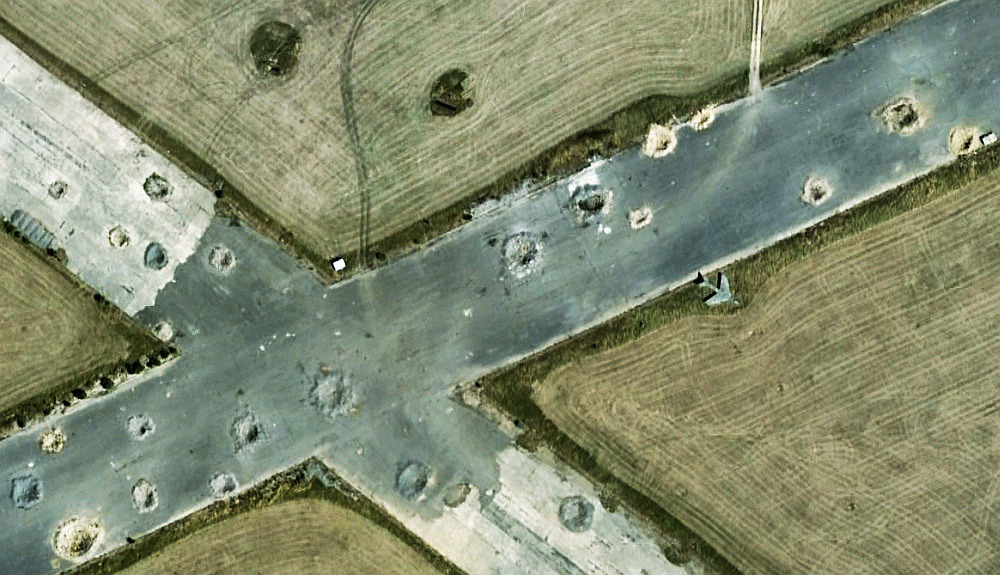
#> input picture camera/tests/crater2.jpg, 1000 x 575 px
$ python find_lines.py tests/crater2.jpg
#> lines starting #> are read from the running program, lines starting #| are printed output that depends on the picture; after the words box and inside, x2 and y2 are one past the last pixel; in counts of white or black regions, pixels touching at a corner belong together
import cv2
import numpy as np
import math
import sys

def detect_lines(image_path, canny_thresh1=50, canny_thresh2=150, hough_thresh=130):
	"""Detect lines in an image using Canny + Hough Transform."""
#> called with image_path = 'tests/crater2.jpg', canny_thresh1 = 50, canny_thresh2 = 150, hough_thresh = 130
	img = cv2.imread(image_path)
#> img is the input picture: shape (575, 1000, 3); mean B, G, R 112.5, 139.4, 131.6
	if img is None:
		raise FileNotFoundError(f"Image not found: {image_path}")

	gray = cv2.cvtColor(img, cv2.COLOR_BGR2GRAY)
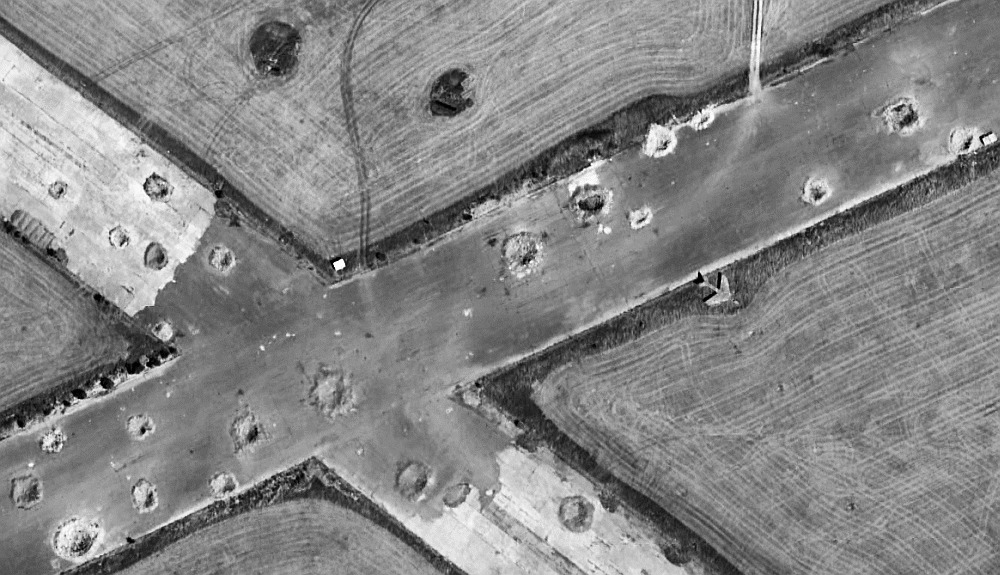
#> gray: shape (575, 1000); min 0, max 255, mean 134
	# Apply Gaussian blur to reduce noise
	blurred = cv2.GaussianBlur(gray, (9, 9), 2)

	edges = cv2.Canny(blurred, canny_thresh1, canny_thresh2, apertureSize=3)
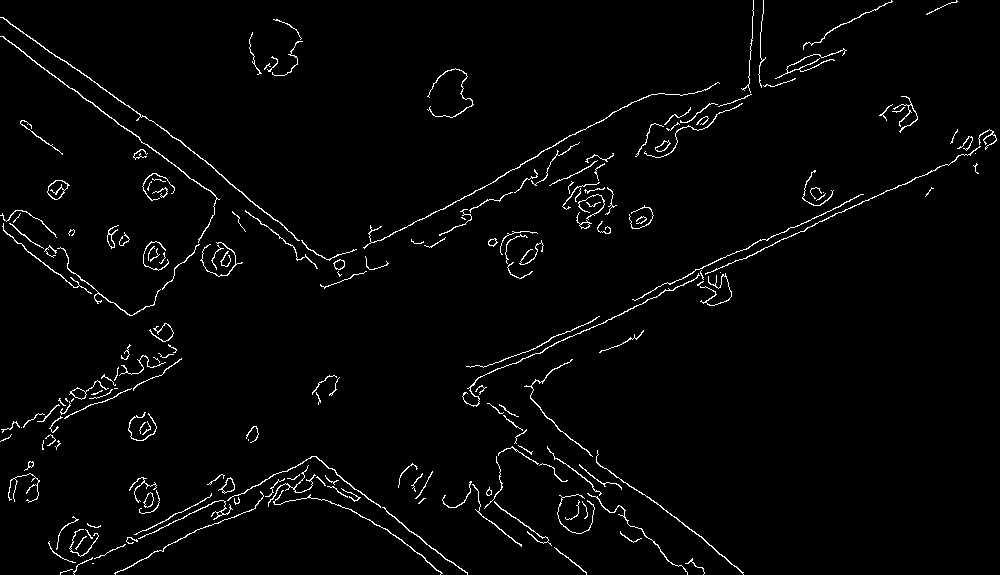
#> edges: shape (575, 1000); 2.3% white in thin lines or dots

	# HoughLines returns (rho, theta) for each line
	lines = cv2.HoughLines(edges, 1, np.pi / 180, hough_thresh)
#> lines = 18 rows, first 8: [546, 1.13], [27, 2.22], [540, 1.13], [13, 2.18], [-8, 2.27], [535, 1.15], [396, 1.06], [7, 2.22]
	return img, lines

def are_parallel(theta1, theta2, angle_tolerance_deg=2):
	"""Check if two lines are parallel within a tolerance."""
	angle_diff = abs(theta1 - theta2)
	angle_diff = min(angle_diff, np.pi - angle_diff)  # handle wrap-around
	return math.degrees(angle_diff) <= angle_tolerance_deg

def distance_between_parallel_lines(rho1, rho2):
	"""Distance between two parallel lines in pixels."""
	return abs(rho1 - rho2)

def find_parallel_lines(lines, angle_tolerance_deg=2):
	"""Find all pairs of parallel lines and their distances."""
	parallels = []
	if lines is None:
		return parallels

	lines = [l[0] for l in lines]  # unpack from [[[rho, theta]], ...]
	for i in range(len(lines)):
		rho1, theta1 = lines[i]
		for j in range(i + 1, len(lines)):
			rho2, theta2 = lines[j]
			if are_parallel(theta1, theta2, angle_tolerance_deg):
				dist = distance_between_parallel_lines(rho1, rho2)
				parallels.append(((rho1, theta1), (rho2, theta2), dist))
	return parallels

def draw_lines(img, lines):
	"""Draw lines on the image for visualization."""
	drawn = img.copy()
	if lines is None:
		return drawn
	for rho, theta in [l[0] for l in lines]:
		a = math.cos(theta)
		b = math.sin(theta)
		x0 = a * rho
		y0 = b * rho
		x1 = int(x0 + 1000 * (-b))
		y1 = int(y0 + 1000 * (a))
		x2 = int(x0 - 1000 * (-b))
		y2 = int(y0 - 1000 * (a))
		cv2.line(drawn, (x1, y1), (x2, y2), (0, 0, 255), 2)
	return drawn

if __name__ == "__main__":
	if len(sys.argv) < 2:
		print("Usage: python detect_parallel_lines.py <image_path>")
		sys.exit(1)

	image_path = sys.argv[1]
	img, lines = detect_lines(image_path)

	parallels = find_parallel_lines(lines, angle_tolerance_deg=2)
#> in find_parallel_lines, `lines = [l[0] for l in lines]`: lines = [[546, 1.13], [27, 2.22], [540, 1.13], [13, 2.18], [-8, 2.27], [535, 1.15], [396, 1.06], [7, 2.22], [9, 2.22], [386, 1.1], [552, 1.12], [-3, 2.25], [561, 1.1], [537, 1.15], [560, 1.08], [563, 1.1], [400, 1.13], [30, 2.2]]
#> the loop in find_parallel_lines, `for i in range(len(lines)):` made 18 passes
#> (rho1, theta1) on passes 1 to 12: (546, 1.13), (27, 2.22), (540, 1.13), (13, 2.18), (-8, 2.27), (535, 1.15), (396, 1.06), (7, 2.22), (9, 2.22), (386, 1.1), (552, 1.12), (-3, 2.25)
#> after the loop in find_parallel_lines, `for i in range(len(lines)):`: parallels = 37 items
#> parallels = 37 items
	max_distance = 0

	if parallels:
		print("Parallel lines found:")
		for (l1, l2, dist) in parallels:
			print(f"Line1 (rho={l1[0]:.2f}, theta={math.degrees(l1[1]):.2f}°) "
				f"|| Line2 (rho={l2[0]:.2f}, theta={math.degrees(l2[1]):.2f}°) "
				f"=> Distance: {dist:.2f} px")
			if dist > max_distance:
				max_distance = dist
#> this loop made 37 passes
#> (l1, l2, dist, max_distance) on passes 1, 2, 5, 19, 21, 28, 30: ((546, 1.13), (540, 1.13), 6, 6), ((546, 1.13), (535, 1.15), 11, 11), ((546, 1.13), (400, 1.13), 146, 146), ((396, 1.06), (561, 1.1), 165, 165), ((396, 1.06), (563, 1.1), 167, 167), ((386, 1.1), (561, 1.1), 175, 175), ((386, 1.1), (563, 1.1), 177, 177)
#> (l1, l2, dist) on passes 3, 4, 6, 7, 8, 9: ((546, 1.13), (552, 1.12), 6), ((546, 1.13), (537, 1.15), 9), ((27, 2.22), (7, 2.22), 20), ((27, 2.22), (9, 2.22), 18), ((27, 2.22), (-3, 2.25), 30), ((27, 2.22), (30, 2.2), 3)
#| Line1 (rho=546.00, theta=65.00°) || Line2 (rho=540.00, theta=65.00°) => Distance: 6.00 px
#| Line1 (rho=546.00, theta=65.00°) || Line2 (rho=535.00, theta=66.00°) => Distance: 11.00 px
#| Line1 (rho=546.00, theta=65.00°) || Line2 (rho=552.00, theta=64.00°) => Distance: 6.00 px
#| Line1 (rho=546.00, theta=65.00°) || Line2 (rho=537.00, theta=66.00°) => Distance: 9.00 px
#| Line1 (rho=546.00, theta=65.00°) || Line2 (rho=400.00, theta=65.00°) => Distance: 146.00 px
#| Line1 (rho=27.00, theta=127.00°) || Line2 (rho=7.00, theta=127.00°) => Distance: 20.00 px
#| Line1 (rho=27.00, theta=127.00°) || Line2 (rho=9.00, theta=127.00°) => Distance: 18.00 px
#| Line1 (rho=27.00, theta=127.00°) || Line2 (rho=-3.00, theta=129.00°) => Distance: 30.00 px
#> (further printed lines are left out)
#> after the loop, max_distance = 177
		print(f"Maximum distance between parallel lines: {max_distance:.2f} px")
#| Maximum distance between parallel lines: 177.00 px
	else:
		print("No parallel lines found.")


	# Optional: visualize detected lines
	drawn_img = draw_lines(img, lines)
#> the loop in draw_lines, `for rho, theta in [l[0] for l in lines]:` made 18 passes
#> (rho, theta, a, b, x0, y0, x1, y1) on passes 1 to 12: (546, 1.13, 0.423, 0.906, 230.7, 494.8, -675, 917), (27, 2.22, -0.602, 0.799, -16.25, 21.56, -814, -580), (540, 1.13, 0.423, 0.906, 228.2, 489.4, -678, 912), (13, 2.18, -0.574, 0.819, -7.46, 10.65, -826, -562), (-8, 2.27, -0.643, 0.766, 5.14, -6.13, -760, -648), (535, 1.15, 0.407, 0.914, 217.6, 488.7, -695, 895), (396, 1.06, 0.485, 0.875, 192, 346.3, -682, 831), (7, 2.22, -0.602, 0.799, -4.21, 5.59, -802, -596), (9, 2.22, -0.602, 0.799, -5.42, 7.19, -804, -594), (386, 1.1, 0.454, 0.891, 175.2, 343.9, -715, 797), (552, 1.12, 0.438, 0.899, 242, 496.1, -656, 934), (-3, 2.25, -0.629, 0.777, 1.89, -2.33, -775, -631)
#> after the loop in draw_lines, `for rho, theta in [l[0] for l in lines]:`:
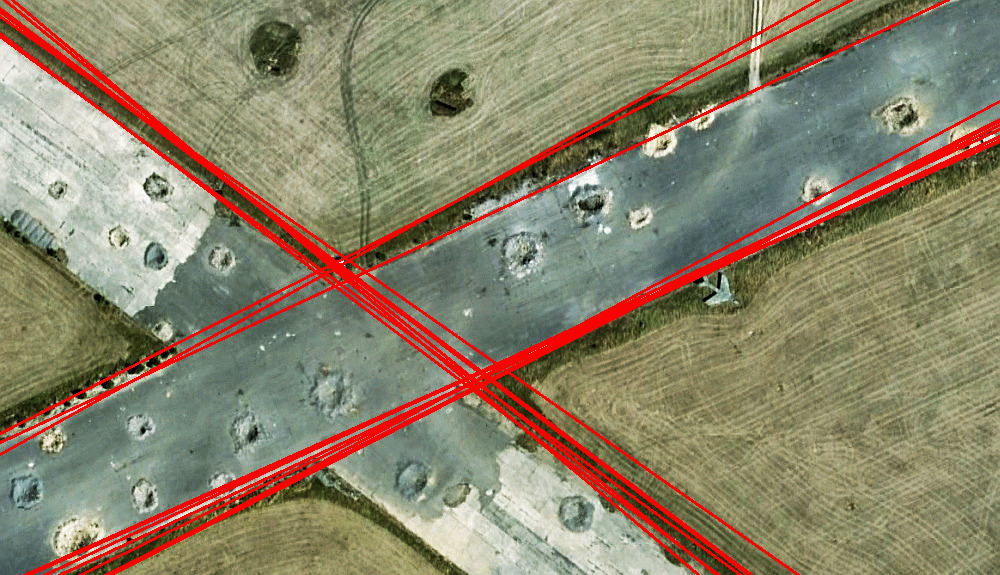
#> drawn: shape (575, 1000, 3); 6.85% of pixels changed, all inside (x1, y1, x2, y2) = (0, 0, 1000, 575)
	cv2.imshow("Detected Lines", drawn_img)
	while True:
		if cv2.waitKey(1) > 0:
#> (key Esc is pressed here)
			cv2.destroyAllWindows()
			break

$ run again, on camera/tests/crater4.jpg
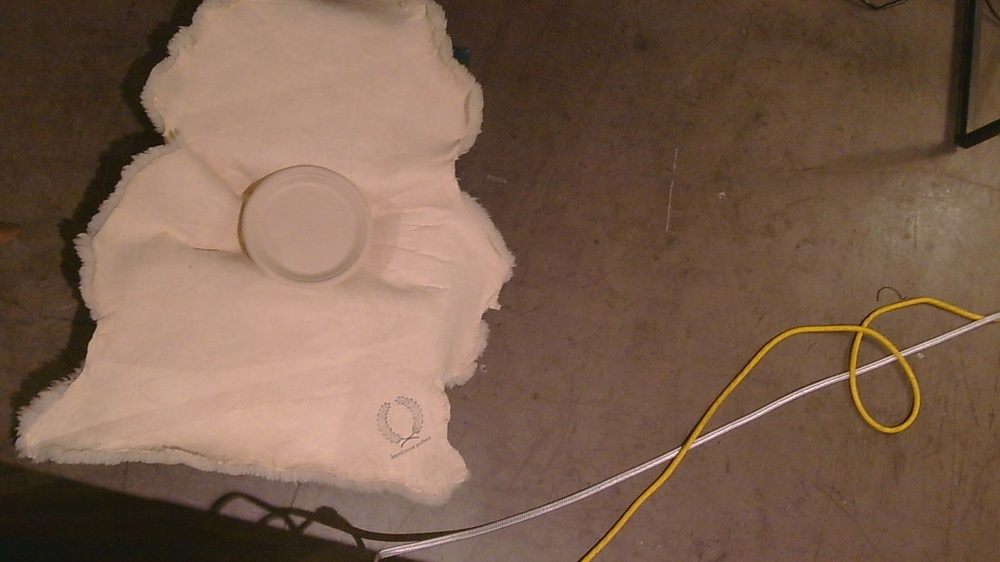
#> input picture camera/tests/crater4.jpg, 1000 x 562 px, shrunk from 1920 x 1080 before the run
#> in detect_lines, img is the input picture: shape (562, 1000, 3); mean B, G, R 76.9, 94.7, 121.9
#> in detect_lines, `edges = cv2.Canny(blurred, canny_thresh1, canny_thresh2, apertureSize=3)`:
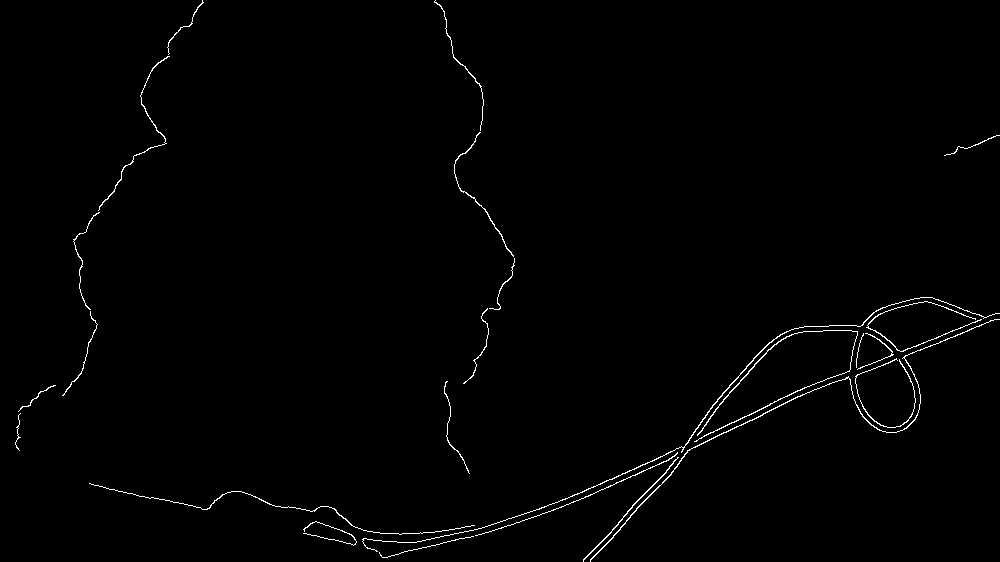
#> edges: shape (562, 1000); 0.93% white in thin lines or dots
#> in detect_lines, `lines = cv2.HoughLines(edges, 1, np.pi / 180, hough_thresh)`: lines = [[698, 1.13], [692, 1.13], [663, 1.19], [706, 1.12], [656, 1.2], [809, 0.716], [686, 1.15], [669, 1.19], [700, 1.12]]
#> the loop in find_parallel_lines, `for i in range(len(lines)):` made 9 passes
#> (rho1, theta1) on passes 1 to 8: (698, 1.13), (692, 1.13), (663, 1.19), (706, 1.12), (656, 1.2), (809, 0.716), (686, 1.15), (669, 1.19)
#> after the loop in find_parallel_lines, `for i in range(len(lines)):`: parallels = 13 items
#> the loop `for (l1, l2, dist) in parallels:` made 13 passes
#> (l1, l2, dist, max_distance) on passes 1, 2, 3, 5, 9: ((698, 1.13), (692, 1.13), 6, 6), ((698, 1.13), (706, 1.12), 8, 8), ((698, 1.13), (686, 1.15), 12, 12), ((692, 1.13), (706, 1.12), 14, 14), ((663, 1.19), (686, 1.15), 23, 23)
#> (printed output is left out)
#> after the loop `for (l1, l2, dist) in parallels:`: max_distance = 23
#| Maximum distance between parallel lines: 23.00 px
#> the loop in draw_lines, `for rho, theta in [l[0] for l in lines]:` made 9 passes
#> (rho, theta, a, b, x0, y0, x1, y1) on passes 1 to 8: (698, 1.13, 0.423, 0.906, 295, 632.6, -611, 1055), (692, 1.13, 0.423, 0.906, 292.5, 627.2, -613, 1049), (663, 1.19, 0.375, 0.927, 248.4, 614.7, -678, 989), (706, 1.12, 0.438, 0.899, 309.5, 634.5, -589, 1072), (656, 1.2, 0.358, 0.934, 235.1, 612.4, -698, 970), (809, 0.716, 0.755, 0.656, 610.6, 530.8, -45, 1285), (686, 1.15, 0.407, 0.914, 279, 626.7, -634, 1033), (669, 1.19, 0.375, 0.927, 250.6, 620.3, -676, 994)
#> after the loop in draw_lines, `for rho, theta in [l[0] for l in lines]:`:
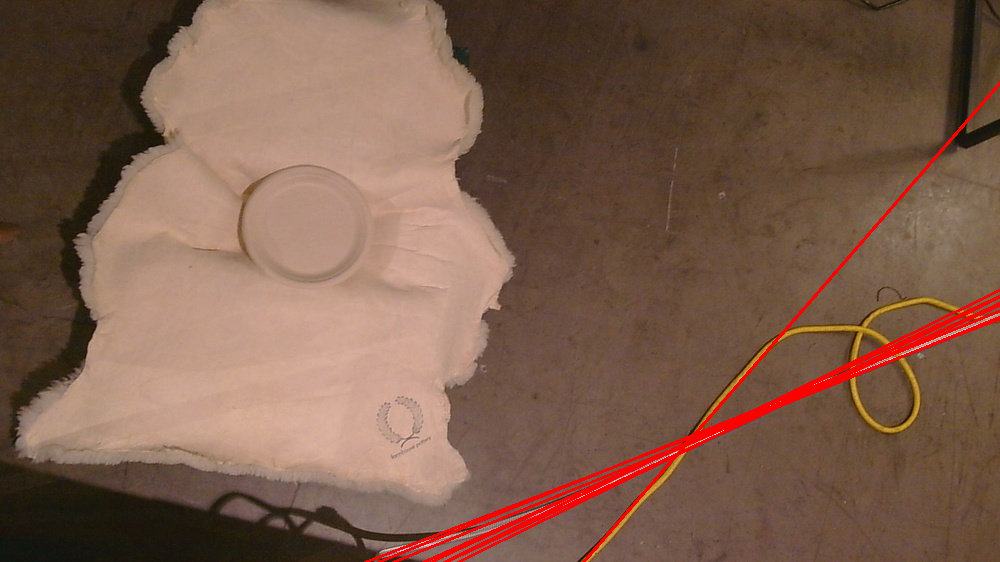
#> drawn: shape (562, 1000, 3); 2.11% of pixels changed, all inside (x1, y1, x2, y2) = (364, 81, 1000, 562)

$ run again, on camera/tests/crater1.png
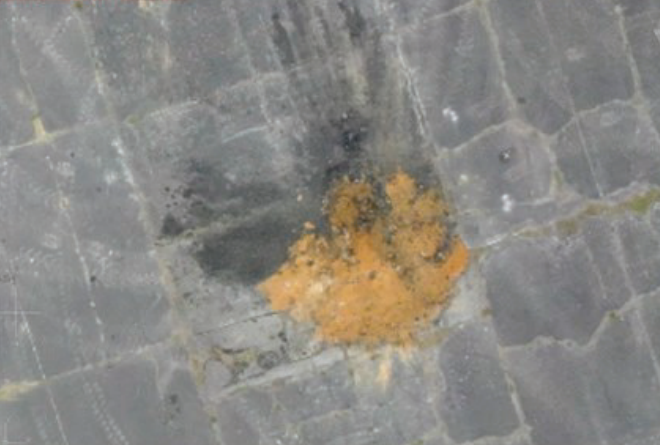
#> input picture camera/tests/crater1.png, 660 x 445 px
#> in detect_lines, img is the input picture: shape (445, 660, 3); mean B, G, R 131, 136, 138.1
#> in detect_lines, `gray = cv2.cvtColor(img, cv2.COLOR_BGR2GRAY)`:
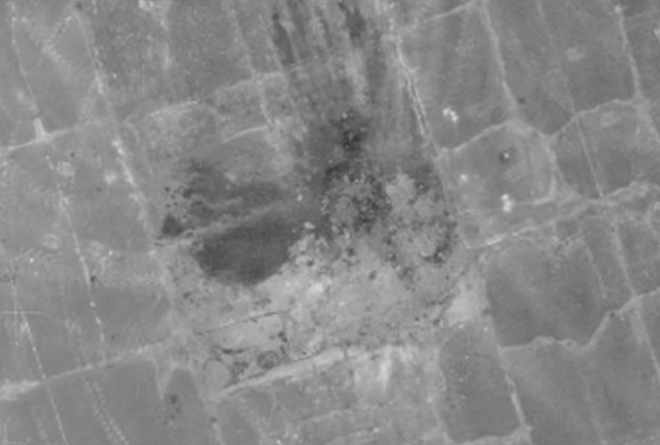
#> gray: shape (445, 660); min 52, max 215, mean 136.1
#> edges: shape (445, 660); every value is 0
#> lines = None
#> parallels = []
